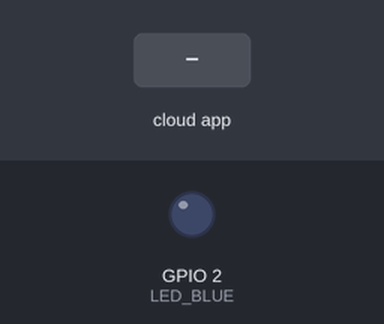
A sketch run on a simulated ESP8266 (NodeMCU). On the bench: output pins drawn as LEDs (lit = HIGH). The test bench sets the inputs (shaded band). WiFi joins after 1.5 s; servers stay silent unless stated; no MQTT or app messages arrive unless stated; what the sketch prints to the serial monitor is not drawn.

Above: at 2.7 s.
2.8 s: the phone or cloud app sets blinky to 0
At 4.1 s:
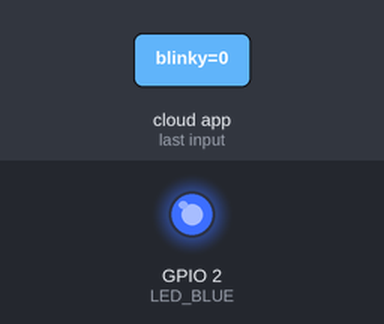
5.8 s: the phone or cloud app sets blinky to 1
At 6.4 s:
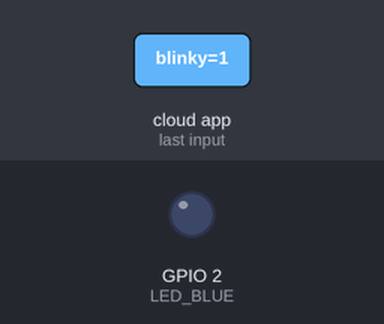
Timing chart, 0 to 8.8 s (numbered marks = the images above; inputs shaded):
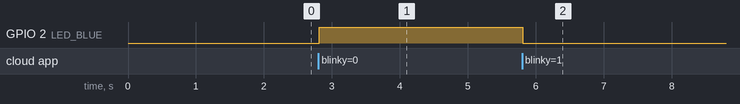

The sketch:

sketch_jan15b.ino
```cpp
#include <ESP8266WiFi.h>
#include <Adafruit_MQTT.h>
#include <Adafruit_MQTT_Client.h>

#define WLAN_SSID       "WEP2017_IoT"
#define WLAN_PASS       "WeP@2017IoT"

#define AIO_SERVER      "mqtt.vis.kaust.edu.sa"
#define AIO_SERVERPORT  1883
#define AIO_USERNAME    "andika.perbawa@kaust.edu.sa"
#define AIO_KEY         "adf88bf6704fe58a2b526147e2141beb"

WiFiClient client;

Adafruit_MQTT_Client mqtt(&client, AIO_SERVER, AIO_SERVERPORT, AIO_USERNAME, AIO_KEY);

Adafruit_MQTT_Subscribe blinky = Adafruit_MQTT_Subscribe(&mqtt, AIO_USERNAME "/feeds/blinky");
Adafruit_MQTT_Publish text = Adafruit_MQTT_Publish(&mqtt, AIO_USERNAME "/feeds/text");

/* The blue LED is on PIN 2 - HIGH turns it off; LOW turns it on */
/* The red LED is on PIN 0 - HIGH turns it off; LOW turns it on */

#define  LED_RED  0
#define  LED_BLUE 2

void setup() {

   Serial.begin(115200);
   delay(10);

   Serial.print("Connecting to ");
   Serial.println( WLAN_SSID );

   WiFi.begin(WLAN_SSID, WLAN_PASS);

   while (WiFi.status() != WL_CONNECTED) {
      delay(500);
      Serial.print(".");
  }
  Serial.println();

  Serial.println("WiFi connected");
  Serial.println("IP address: ");
  Serial.println( WiFi.localIP() );

  mqtt.subscribe(&blinky);

  pinMode( LED_BLUE, OUTPUT );

}

void MQTT_connect();

void loop() {

  MQTT_connect();

  Adafruit_MQTT_Subscribe *subscription;

  while ((subscription = mqtt.readSubscription(100))) {

      if (subscription == &blinky) {
          Serial.print(F("blibky: "));
          Serial.println((char *)blinky.lastread);

          if ( *blinky.lastread == '0' ) {
            Serial.println( "Off");
            digitalWrite( LED_BLUE, HIGH );
          } else if ( *blinky.lastread == '1' ) {
            Serial.println( "On");
            digitalWrite( LED_BLUE, LOW );
          }

      }

  }
  if ( Serial.available() > 0 ) {
    // read the incoming byte
    int byte = Serial.read();
    Serial.print("Sending text ");
    Serial.print( byte );
    Serial.print(" . . ");

    if ( ! text.publish( byte ++)) {
        Serial.println("Failed");
    } else {
        Serial.println("OK!");
    }
}


}

void MQTT_connect() {
  int8_t ret;

  // Stop if already connected.
  if (mqtt.connected()) {
    return;
  }

  Serial.print("Connecting to MQTT... ");

  uint8_t retries = 3;
  while ((ret = mqtt.connect()) != 0) { // connect will return 0 for connected
       Serial.println(mqtt.connectErrorString(ret));
       Serial.println("Retrying MQTT connection in 5 seconds...");
       mqtt.disconnect();
       delay(5000);  // wait 5 seconds
       retries--;
       if (retries == 0) {
         // basically die and wait for WDT to reset me
         while (1);
       }
  }
  Serial.println("MQTT Connected!");
}
```

Measured:
- after the input at 2.8 s, GPIO 2 (LED_BLUE): LOW → HIGH at once
- after the input at 5.8 s, GPIO 2 (LED_BLUE): HIGH → LOW at once
